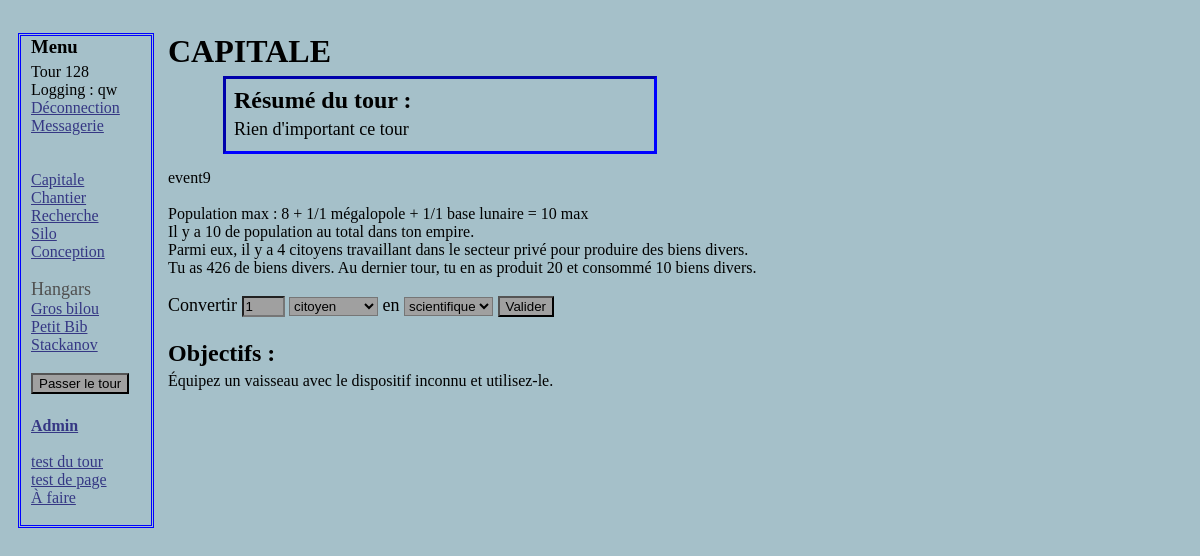
/capitale.php (signed in), run on the app's committed database.
### tables this page shows
CREATE TABLE IF NOT EXISTS `tour` (
  `id` int(11) NOT NULL AUTO_INCREMENT,
  `datetour` datetime NOT NULL DEFAULT CURRENT_TIMESTAMP,
  `resume` text,
  PRIMARY KEY (`id`)
);

CREATE TABLE IF NOT EXISTS `vaisseau` (
  `idvaisseau` int(11) NOT NULL AUTO_INCREMENT,
  `idjoueurbat` int(11) NOT NULL,
  `typevaisseau` int(11) NOT NULL,
  `univers` int(11) NOT NULL DEFAULT '0',
  `x` int(11) NOT NULL DEFAULT '0',
  `y` int(11) DEFAULT '0',
  `nomvaisseau` varchar(32) NOT NULL DEFAULT 'Vaisseau',
  `vitesse` int(11) NOT NULL DEFAULT '1',
  `capacitedesoute` int(11) NOT NULL DEFAULT '1',
  `capaciteminage` int(11) NOT NULL DEFAULT '1',
  `HPmaxvaisseau` int(11) NOT NULL DEFAULT '3',
  `HPvaisseau` int(11) NOT NULL DEFAULT '3',
  `biensvaisseau` int(11) DEFAULT '0',
  `titanevaisseau` int(11) NOT NULL DEFAULT '0',
  PRIMARY KEY (`idvaisseau`)
);

CREATE TABLE IF NOT EXISTS `choixevents` (
  `idchoix` int(11) NOT NULL AUTO_INCREMENT,
  `idjoueurevent` int(11) NOT NULL,
  `texteevent` text NOT NULL,
  `eventsuite1` int(11) DEFAULT NULL,
  `textechoix1` varchar(128) DEFAULT NULL,
  `eventsuite2` int(11) DEFAULT NULL,
  `textechoix2` varchar(128) DEFAULT NULL,
  `eventsuite3` int(11) DEFAULT NULL,
  `textechoix3` varchar(128) DEFAULT NULL,
  PRIMARY KEY (`idchoix`)
);

CREATE TABLE IF NOT EXISTS `limitesjoueurs` (
  `id` int(11) NOT NULL,
  `maxchantier` int(11) NOT NULL DEFAULT '0',
  `maxcentrederecherche` int(11) NOT NULL DEFAULT '1',
  `popmax` int(11) NOT NULL DEFAULT '5',
  `scientmax` int(11) NOT NULL DEFAULT '1',
  `ouvriermax` int(11) NOT NULL DEFAULT '1',
  `maxentrepot` int(11) NOT NULL DEFAULT '0',
  `maxbaselunaire` int(11) NOT NULL DEFAULT '0',
  `maxmegalopole` int(11) NOT NULL DEFAULT '1',
  PRIMARY KEY (`id`)
);

CREATE TABLE IF NOT EXISTS `utilisateurs` (
  `id` int(11) NOT NULL AUTO_INCREMENT,
  `pseudo` varchar(32) NOT NULL,
  `motdepasse` varchar(1024) NOT NULL,
  `dateinscription` date DEFAULT NULL,
  `biens` int(11) NOT NULL DEFAULT '200',
  `titane` int(11) NOT NULL DEFAULT '0',
  `idevent` int(11) NOT NULL DEFAULT '0',
  `ideventsuivant` int(11) NOT NULL DEFAULT '0',
  `lvl` int(11) NOT NULL DEFAULT '0',
  PRIMARY KEY (`id`)
);

CREATE TABLE IF NOT EXISTS `variationstour` (
  `idtable` int(11) NOT NULL AUTO_INCREMENT,
  `idjoueur` int(11) NOT NULL,
  `prodbiens` int(11) NOT NULL DEFAULT '0',
  `chantier` int(11) NOT NULL DEFAULT '0',
  `recherche` int(11) NOT NULL DEFAULT '5',
  `consobiens` int(11) NOT NULL DEFAULT '0',
  PRIMARY KEY (`idtable`)
);

### Capitale.php (the view, shortened to what this page needs)
<?php
include("include/BDDconnection.php");
?>
<!DOCTYPE html>
<html>
    <head>
           <link rel="stylesheet" href="style.css" />
	</head>
  <body>
    <?php include("include/menu.php"); ?>
  <div class="corps">
    <h1>CAPITALE</h1>
    <?php
    include("include/resume.php");
$reqinfoutilisateur = $bdg->prepare('SELECT * FROM utilisateurs WHERE id= ?');
$reqinfoutilisateur->execute(array($_SESSION['id']));
$repinfoutilisateur = $reqinfoutilisateur->fetch();
$recuperereventencours = $bdg->prepare('SELECT * FROM choixevents WHERE idjoueurevent= ?');
$recuperereventencours->execute(array($_SESSION['id']));
$eventencours = $recuperereventencours->fetch();
if (isset($eventencours['texteevent']))
  {
  echo $eventencours['texteevent'];
    ?>
    </form><?php
  }
$reqinfolimites = $bdg->prepare('SELECT * FROM limitesjoueurs WHERE id= ?');
$reqinfolimites->execute(array($_SESSION['id']));
$repinfolimites = $reqinfolimites->fetch();
$reqcomptermegalopole = $bdg->prepare('SELECT COUNT(*) AS nb FROM batiments WHERE idjoueurbat = ? AND typebat = 3');
$reqcomptermegalopole->execute(array($_SESSION['id']));
$repcomptermegalopole = $reqcomptermegalopole->fetch();
$reqcompterbaselunaire = $bdg->prepare('SELECT COUNT(*) AS nb FROM batiments WHERE idjoueurbat = ? AND typebat = 4');
$reqcompterbaselunaire->execute(array($_SESSION['id']));
$repcompterbaselunaire = $reqcompterbaselunaire->fetch();
$total = $repcompterbaselunaire['nb'] + $repcomptermegalopole['nb'] + 8 ;
echo '</br></br>Population max : 8 + ' . $repcomptermegalopole['nb'] . '/' . $repinfolimites['maxmegalopole'] . ' mégalopole ';
if ($repinfoutilisateur['lvl']>4)
  {
  echo '+ ' . $repcompterbaselunaire['nb'] . '/' . $repinfolimites['maxbaselunaire'] . ' base lunaire ';
  }
echo '= '. $total . ' max';
$compterpop = $bdg->prepare('SELECT COUNT(*) AS population FROM population WHERE joueurpop= ?');
$compterpop->execute(array($_SESSION['id']));
$population = $compterpop->fetch();
?>
</br>Il y a <?php echo $population[0]; ?> de population au total dans ton empire.</br>
<?php
$comptercit = $bdg->prepare('SELECT COUNT(*) AS citoyens FROM population WHERE joueurpop = ? AND typepop = 1');
$comptercit->execute(array($_SESSION['id']));
$citoyens = $comptercit->fetch();
?>
<?php
  if ($citoyens[0] > 1)
  {
  echo 'Parmi eux, il y a ' . $citoyens[0] . ' citoyens travaillant dans le secteur privé pour produire des biens divers.';
  }
?>
Tu as <?php echo $repinfoutilisateur['biens'];?> de biens divers.
<?php
$reqprod = $bdg->prepare('SELECT prodbiens , consobiens FROM variationstour WHERE idjoueur= ?');
$reqprod->execute(array($_SESSION['id']));
$prodbiens = $reqprod->fetch();
?>
Au dernier tour, tu en as produit <?php echo $prodbiens['prodbiens'];?> et consommé <?php echo $prodbiens['consobiens'];?> biens divers.
<form method="post" action="script/conversionpop.php">
   <p>
        <label for="combien">Convertir </label>
        <input type="number" name="combien" min="1" value="1">
        <select name="popdepart" id="popdepart"> -->
<?php
$reqtypepop = $bdd->query('SELECT idtypepop , nompop , technecessaire FROM typepop ORDER BY idtypepop ASC');
while ($reptypepop = $reqtypepop->fetch())
	{
	echo '<option value="'. $reptypepop['idtypepop'] . '">'. $reptypepop['nompop'] .'</option>';
	}
	?>
       </select><label for="poparrivee"> en </label><select name="poparrivee" id="poparrivee">
<?php
$reqtypepop = $bdd->query('SELECT idtypepop , nompop , technecessaire FROM typepop ORDER BY idtypepop DESC');
while ($reptypepop = $reqtypepop->fetch())
	{
	echo '<option value="'. $reptypepop['idtypepop'] . '">'. $reptypepop['nompop'] .'</option>';
	}
?>
       </select>
        <input type="submit" value="Valider" />
   </p>
</form>
  </form></br><?php
  echo '<h2>Objectifs :</h2>';
  switch ($repinfoutilisateur['lvl'])
  {
      case 10:
          echo "Équipez un vaisseau avec le dispositif inconnu et utilisez-le.";
      break;
      }
  ?>
  </div>
  </body>
</html>

### include/Menu.php (shortened to what this page needs)
<nav class="menu">
    <div>
        <h3>Menu</h3>
           	<?php
            $reponse = $bda->query('SELECT id FROM tour ORDER BY id DESC LIMIT 1');
            $touractuel = $reponse->fetch();
            $reponse->closeCursor();?>
            Tour <?php echo $touractuel['id'] ; ?>
            <?php
            If (!isset($_SESSION['pseudo']))
			{
            echo '<a class ="lienmenu" href="Accueil.php">Accueil</a>' ;
           	}
			else
			{
           	$reqlvl = $bdg->prepare('SELECT lvl from utilisateurs WHERE id= ?');
            $reqlvl->execute(array($_SESSION['id']));
            $replvl = $reqlvl->fetch();
            echo 'Logging : ' . $_SESSION['pseudo'] . ' </br> ';
            ?>
            <a class ="lienmenu" href="script/deconnection.php">Déconnection</a> </br>
            <a class ="lienmenu" href="Messagerie.php">Messagerie</br>
            </a></br>
            <a class ="lienmenu"  href="Capitale.php">Capitale</a> </br>
            <?php
            if ($replvl['lvl'] > 1)
                {
                echo '<a class ="lienmenu" href="Chantier.php">Chantier</a></br>';
                echo '<a class ="lienmenu" href="recherche.php">Recherche</a></br>';
			    }
            if ($replvl['lvl'] > 5)
                {
                echo '<a class ="lienmenu" href="silo.php">Silo</a></br>';
                }
            if ($replvl['lvl'] > 7)
                {
                echo '<a class ="lienmenu" href="design.php">Conception</a></br>';
                }
            $ecrirehangars = 1 ;
            $reqvaiss = $bdg->prepare('SELECT idvaisseau , nomvaisseau FROM vaisseau WHERE idjoueurbat = ? AND typevaisseau = 5 ORDER BY idvaisseau');
            $reqvaiss->execute(array($_SESSION['id']));
            while ($repvaiss = $reqvaiss->fetch())
                {
                if ($ecrirehangars == 1) {echo '</br><span class = "hangars">Hangars</span></br>' ; }
                    $ecrirehangars = 2 ;
                echo '<a class ="lienmenu" href="hangars.php?id=' . $repvaiss['idvaisseau'] . '">' . $repvaiss['nomvaisseau'] . '</a></br>';
                }
            }
    		?>
			<form action="tour/Gestionglobale.php">
			<p>
			    <input type="submit" value="Passer le tour" />
			</p>
			</form>
            <b><a class ="lienmenu" href="Administration.php">Admin</a></b></br> </br>
            <a class ="lienmenu" href="tour/test.php">test du tour</a> </br>
            <a class ="lienmenu" href="test.php?id=2">test de page</a> </br>
            <a class ="lienmenu" href="afaire.php">À faire</a> </br> </br>
    </div>
</nav>

### css/general.css (style rules this page uses)
body { background-color: rgb(165,192,201);; color: black; padding-top: 25px; padding-left:10px; }
.corps { margin-left:140px; display: flex; flex-wrap: nowrap; flex-direction: column; display: inline-block; vertical-align: top; padding-left:10px; }

### css/menu.css (style rules this page uses)
.menu { position:absolute; width: 120px; vertical-align: top; border: 3px blue double; padding-left:10px; }
.lienmenu { color: rgb(53,55,132); }
.hangars { color: rgb(80,80,80); font-family: Impact; font-size: large; }

### css/formulaire.css (style rules this page uses)
input[type="number"] { width:35px; }
input , select { background-color: rgb(160,160,160); margin-bottom: 5px; }
label { cursor: pointer; }
form { display: inline }

### css/block.css (style rules this page uses)
p { font-size: large; }
h1 { margin-top: 0px ; padding-top: 0px; margin-left: 0px ; }
h2 { margin-top: 0px ; padding-top: 0px; margin-left: 0px ; margin-bottom: 5px ; padding-bottom: 0px; }
h3 { margin-top: 0px ; padding-top: 0px; margin-left: 0px ; margin-bottom: 5px ; padding-bottom: 0px; }

### data on the page
tour: id "128"
vaisseau: shows "Hangars", nomvaisseau "Gros bilou"
vaisseau: nomvaisseau "Petit Bib"
vaisseau: nomvaisseau "Stackanov"
choixevents: texteevent "event9"
limitesjoueurs: maxmegalopole "1", maxbaselunaire "1"
utilisateurs: biens "426"
variationstour: prodbiens "20", consobiens "10"

### other printed values
$_SESSION['pseudo'] "qw"
$repcomptermegalopole['nb'] "1"
$repcompterbaselunaire['nb'] "1"
$total "10"
$population[0] "10"
$citoyens[0] "4"
form field popdepart "citoyen"
form field poparrivee "scientifique"
